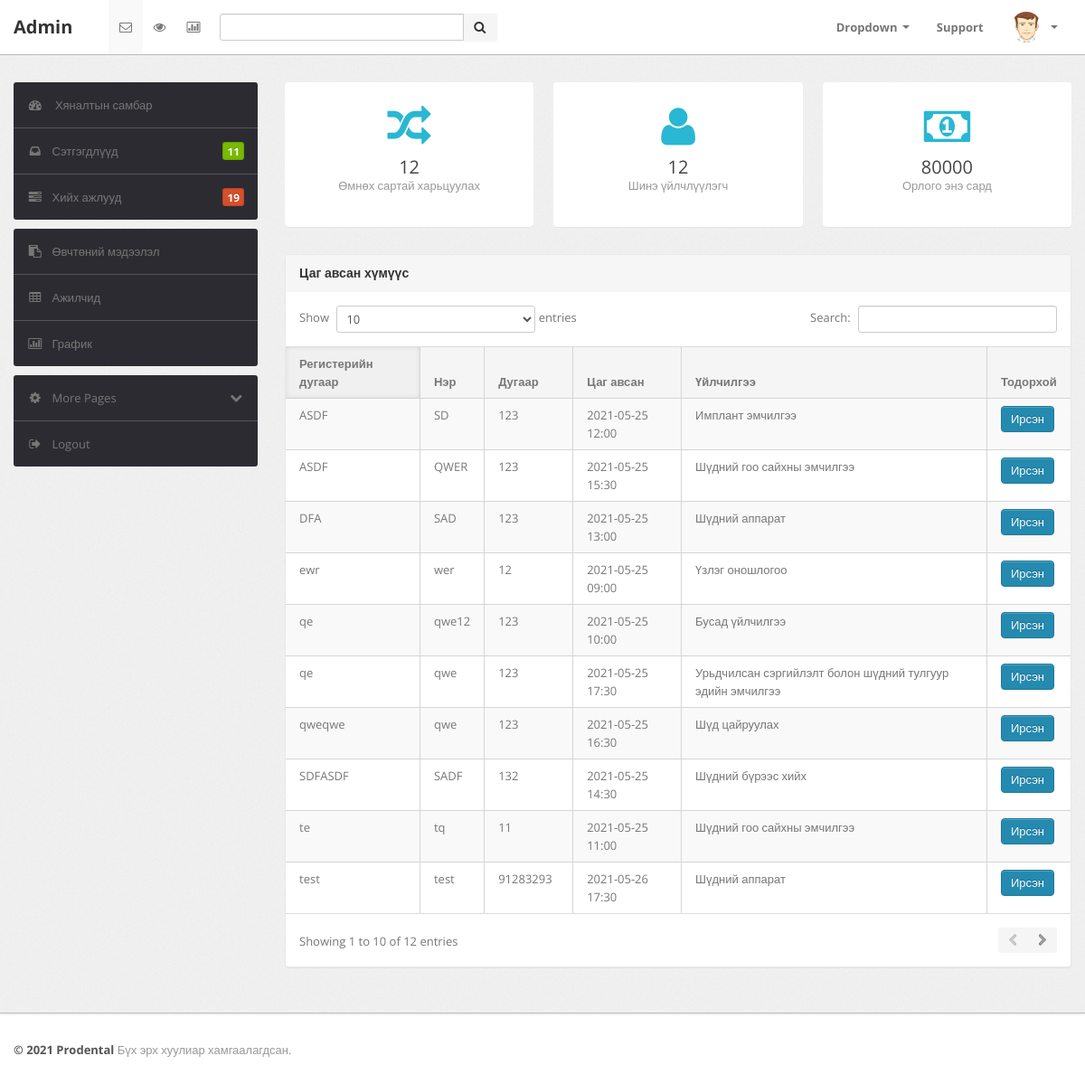
The page /admin/index.php (signed in) on the database its author committed.
### tables this page shows
CREATE TABLE `uilchluulegch` (
  `id` int(11) NOT NULL,
  `rd` varchar(8) NOT NULL,
  `ner` varchar(25) NOT NULL,
  `utas` int(8) NOT NULL,
  `uilchilgeeId` int(11) NOT NULL,
  `tsagAvsanUdur` date NOT NULL,
  `tsagId` int(11) NOT NULL,
  `tuluv` int(11) NOT NULL DEFAULT 1,
  `tuhai` text DEFAULT NULL
);

CREATE TABLE `tsag` (
  `Id` int(11) NOT NULL,
  `tsag` enum('09:00','10:00','11:00','12:00','13:00','14:30','15:30','16:30','17:30','18:00') NOT NULL
);

CREATE TABLE `uilchilgee` (
  `Id` int(11) NOT NULL,
  `emchilgee` varchar(130) NOT NULL
);

### admin/index.php (the view, shortened to what this page needs)
<?php
include "header.php";
include "./php/config.php";
?>
<div class="span9">
    <div class="content">
        <div class="btn-controls">
            <div class="btn-box-row row-fluid">
                <a href="#" class="btn-box big span4"><i class=" icon-random"></i><b>
                <?php
                $date=date_create(date("c"));
                $firstDate= date_format($date,"Y-m");
                $secondDate= date('Y-m', strtotime(date('Y-m')." -1 month"));
                $sql = mysqli_query($conn,"SELECT COUNT(*) as a FROM uilchluulegch WHERE tsagAvsanUdur LIKE '{$secondDate}%'");
                if(mysqli_num_rows($sql) >0){
                    $second = "";
                    while($row = mysqli_fetch_assoc($sql)){
                        $second = $row['a'];
                    }
                    $sql2 = mysqli_query($conn,"SELECT COUNT(*) as a FROM uilchluulegch WHERE tsagAvsanUdur LIKE '{$firstDate}%'");
                    if(mysqli_num_rows($sql2) >0){
                        $first = "";
                        while($row = mysqli_fetch_assoc($sql2)){
                            $first = $row['a'];
                        }
                        $intw = (int)$first -(int)$second;
                        echo $intw;
                }
            }
                ?>
                </b>
                    <p class="text-muted">Өмнөх сартай харьцуулах</p>
                </a><a href="#" class="btn-box big span4"><i class="icon-user"></i><b>
                <?php
     $date=date_create(date("c"));
     $firstDate= date_format($date,"Y-m");
     $sql = mysqli_query($conn,"SELECT COUNT(*) as a FROM uilchluulegch WHERE tsagAvsanUdur LIKE '{$firstDate}%'");
     if(mysqli_num_rows($sql) >0){
         while($row = mysqli_fetch_assoc($sql)){
             echo  $row['a'];
         }
        }
?>             </b>
                    <p class="text-muted">
                        Шинэ үйлчлүүлэгч</p>
                </a><a href="#" class="btn-box big span4"><i class="icon-money"></i><b>
                <?php
     $date=date_create(date("c"));
     $firstDate= date_format($date,"Y-m");
     $sql = mysqli_query($conn,"SELECT SUM(uniinDun) as a FROM tulbur WHERE crDate LIKE '{$firstDate}%'");
     if(mysqli_num_rows($sql) >0){
         while($row = mysqli_fetch_assoc($sql)){
             echo  $row['a'];
         }
        }
?>
                </b>
                    <p class="text-muted">
                        Орлого энэ сард</p>
                </a>
            </div>
        </div>
        <div class="module">
            <div class="module-head">
                <h3>
                    Цаг авсан хүмүүс</h3>
            </div>
            <div class="module-body table">
                <table cellpadding="0" cellspacing="0" border="0" class="datatable-1 table table-bordered table-striped	 display"
                    width="100%">
                    <thead>
                        <tr>
                            <th>
                                Регистерийн дугаар
                            </th>
                            <th>
                                Нэр
                            </th>
                            <th>
                                Дугаар
                            </th>
                            <th>
                                Цаг авсан
                            </th>
                            <th>
                                Үйлчилгээ
                            </th>
                            <th>
                               Тодорхой
                            </th>
                        </tr>
                    </thead>
                    <tbody>
                    <?php
     $sql = mysqli_query($conn,"SELECT u.rd, u.ner,u.utas,u.tsagAvsanUdur,t.tsag, s.emchilgee,u.Id FROM uilchluulegch as u, tsag as t , uilchilgee as s
                                 WHERE t.Id = u.tsagId AND s.Id = u.uilchilgeeId");
     if(mysqli_num_rows($sql) >0){
         while($row = mysqli_fetch_assoc($sql)){
?>
                        <tr class="gradeA">
                            <td>
                                <?=$row['rd'];?>
                            </td>
                            <td>
                            <?=$row['ner'];?>
                            </td>
                            <td>
                            <?=$row['utas'];?>
                            </td>
                            <td class="center">
                            <?=$row['tsagAvsanUdur']. ' ' .$row['tsag'];?>
                            </td>
                            <td class="center">
                            <?=$row['emchilgee'];?>
                            </td>
                            <td class="center">
                            <a href="#id=<?=$row['Id'];?>">
                            <button class="btn btn-primary">Ирсэн</button>
                            </a>
                            </td>
                        </tr>
                        <?php
                            }
                        }
                        ?>
                    </tbody>
                </table>
            </div>
        </div>
    </div>
</div>
</div>
</div>
</div>
<?php
include "footer.php";
?>

### rows shown on the page
uilchluulegch: rd "ewr", ner "wer", utas "12", tsagAvsanUdur "2021-05-25", tsagId.tsag "09:00", uilchilgeeId.emchilgee "Үзлэг оношлогоо"
uilchluulegch: rd "qe", ner "qwe12", utas "123", tsagAvsanUdur "2021-05-25", tsagId.tsag "10:00", uilchilgeeId.emchilgee "Бусад үйлчилгээ"
uilchluulegch: rd "te", ner "tq", utas "11", tsagAvsanUdur "2021-05-25", tsagId.tsag "11:00", uilchilgeeId.emchilgee "Шүдний гоо сайхны эмчилгээ"
uilchluulegch: rd "ASDF", ner "SD", utas "123", tsagAvsanUdur "2021-05-25", tsagId.tsag "12:00", uilchilgeeId.emchilgee "Имплант эмчилгээ"
uilchluulegch: rd "DFA", ner "SAD", utas "123", tsagAvsanUdur "2021-05-25", tsagId.tsag "13:00", uilchilgeeId.emchilgee "Шүдний аппарат"
uilchluulegch: rd "SDFASDF", ner "SADF", utas "132", tsagAvsanUdur "2021-05-25", tsagId.tsag "14:30", uilchilgeeId.emchilgee "Шүдний бүрээс хийх"
uilchluulegch: rd "ASDF", ner "QWER", utas "123", tsagAvsanUdur "2021-05-25", tsagId.tsag "15:30", uilchilgeeId.emchilgee "Шүдний гоо сайхны эмчилгээ"
uilchluulegch: rd "qweqwe", ner "qwe", utas "123", tsagAvsanUdur "2021-05-25", tsagId.tsag "16:30", uilchilgeeId.emchilgee "Шүд цайруулах"
uilchluulegch: rd "qe", ner "qwe", utas "123", tsagAvsanUdur "2021-05-25", tsagId.tsag "17:30", uilchilgeeId.emchilgee "Урьдчилсан сэргийлэлт болон шүдний тулгуур эдийн эмчилгээ"
uilchluulegch: rd "test", ner "test", utas "91283293", tsagAvsanUdur "2021-05-26", tsagId.tsag "17:30", uilchilgeeId.emchilgee "Шүдний аппарат"

### other values the page prints
$intw "12"
$row['a'] "12"
$row['a'] "80000"
